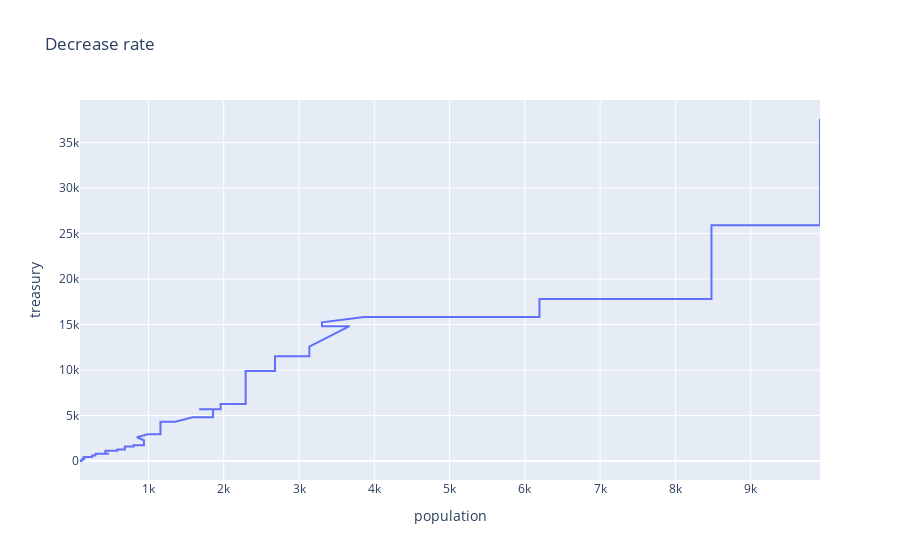

The notebook cell saved with this chart:
### Code cell
filtered_df = df.query('decrease_rate == 0.1 & run == 1')

filtered_df.plot(
    kind='line',
    x='population', # Variable on the horizontal axis
    y='treasury', # Variables on the vertical axis
    title="Decrease rate")

### Figure 1 — Plotly figure (JSON) as saved in the notebook; plotly's stock layout.template omitted (floating-point values rounded to 4 significant figures; data arrays with more than 128 entries replaced by an {"elided": "..."} marker saying what was removed)
{"data": [{"hovertemplate": "population=%{x}<br>treasury=%{y}<extra></extra>", "legendgroup": "", "line": {"color": "#636efa", "dash": "solid"}, "mode": "lines", "name": "", "orientation": "v", "showlegend": false, "type": "scatter", "x": {"elided": "181 int values"}, "xaxis": "x", "y": {"elided": "181 float values"}, "yaxis": "y"}], "layout": {"legend": {"tracegroupgap": 0}, "title": {"text": "Decrease rate"}, "xaxis": {"anchor": "y", "domain": [0, 1], "title": {"text": "population"}}, "yaxis": {"anchor": "x", "domain": [0, 1], "title": {"text": "treasury"}}}}
